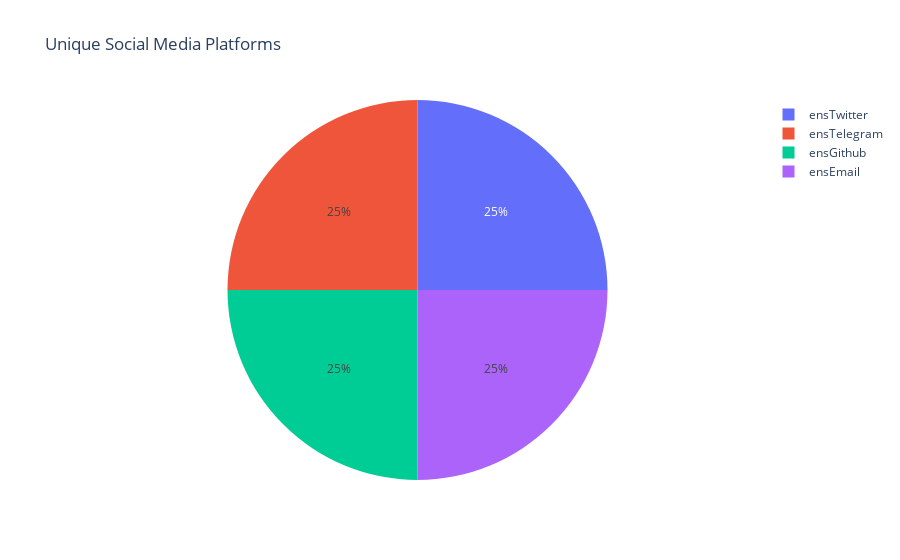

Source (notebook cell):
### Code cell
filtered_ens_datan = data[data['ensName'].isin(filtered_ens_names['ensName'])].reset_index(drop=True)

# Count unique social media platforms
unique_social_media_platforms = filtered_ens_datan[['ensTwitter', 'ensTelegram', 'ensGithub', 'ensEmail']].nunique()

# Create a pie chart
labels = unique_social_media_platforms.index
values = unique_social_media_platforms.values

fig = go.Figure(data=[go.Pie(labels=labels, values=values)])

fig.update_layout(
    title='Unique Social Media Platforms',
)

fig.show()

### Figure 1 — Plotly figure (JSON) as saved in the notebook; plotly's stock layout.template omitted (floating-point values rounded to 4 significant figures)
{"data": [{"labels": ["ensTwitter", "ensTelegram", "ensGithub", "ensEmail"], "type": "pie", "values": [12, 12, 12, 12]}], "layout": {"title": {"text": "Unique Social Media Platforms"}}}
